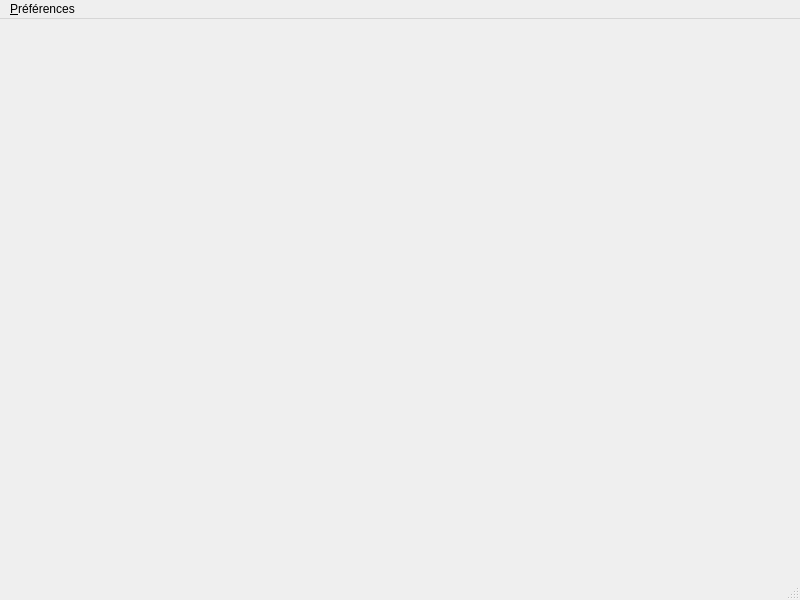
<?xml version="1.0" encoding="UTF-8"?>
<ui version="4.0">
 <class>MainWindow</class>
 <widget class="QMainWindow" name="MainWindow">
  <property name="geometry">
   <rect>
    <x>0</x>
    <y>0</y>
    <width>800</width>
    <height>600</height>
   </rect>
  </property>
  <property name="windowTitle">
   <string>MainWindow</string>
  </property>
  <widget class="QWidget" name="centralwidget"/>
  <widget class="QMenuBar" name="menubar">
   <property name="geometry">
    <rect>
     <x>0</x>
     <y>0</y>
     <width>800</width>
     <height>27</height>
    </rect>
   </property>
   <widget class="QMenu" name="menuPr_f_rences">
    <property name="title">
     <string>&amp;Préférences</string>
    </property>
    <addaction name="actionPlein_cran"/>
    <addaction name="actionQuitter"/>
   </widget>
   <addaction name="menuPr_f_rences"/>
  </widget>
  <widget class="QStatusBar" name="statusbar"/>
  <action name="actionPlein_cran">
   <property name="text">
    <string>Mode Pl&amp;ein Écran</string>
   </property>
  </action>
  <action name="actionQuitter">
   <property name="text">
    <string>&amp;Quitter</string>
   </property>
  </action>
 </widget>
 <resources/>
 <connections/>
</ui>
